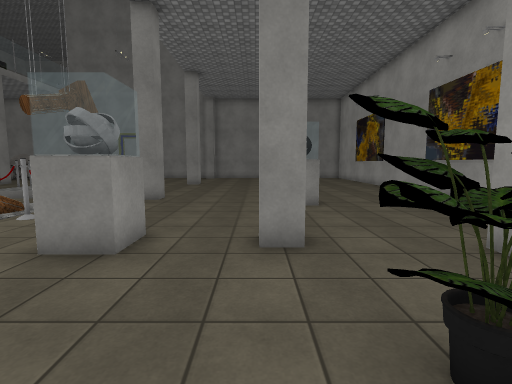
view 1 (above)

23 first-person views from a walk through a Unity game level. The camera is 1.5 m above the floor, tilts 6° down and sees 85° across. The floor is counted in squares, 1 m on a side. Each view is taken from the middle of a square. On the plan, view 1 faces up. The plan holds only what a view shows up to about 14 squares ahead; the rest is blank. The place goes on beyond the plan. The player character is not drawn. Some surface patterns are stand-ins.

view 2
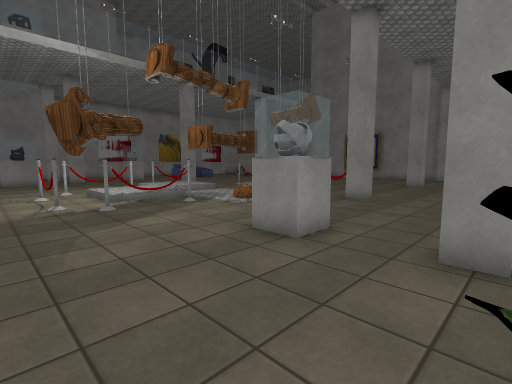

view 3
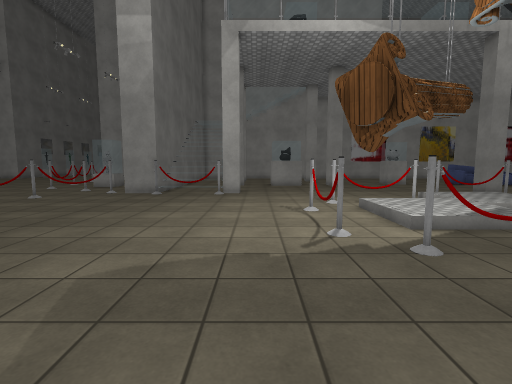

view 4
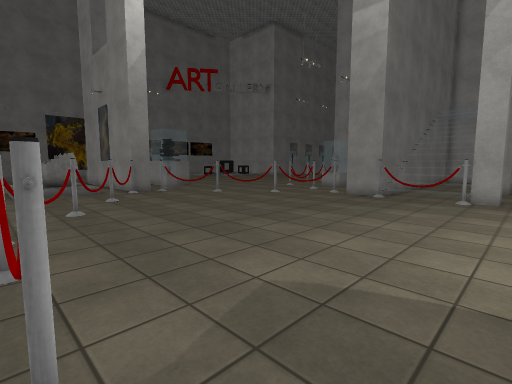

view 5
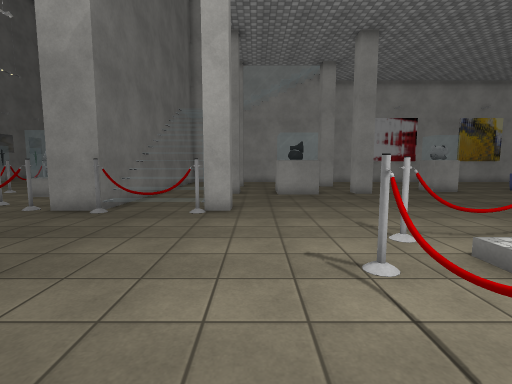

view 6
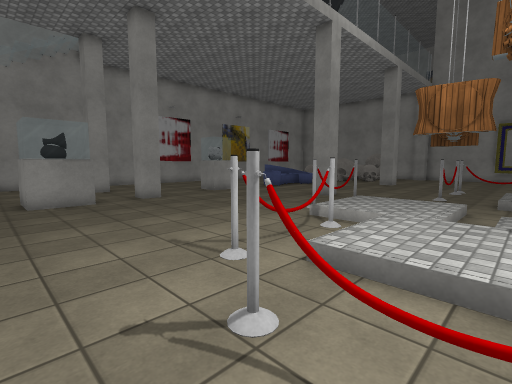

view 7
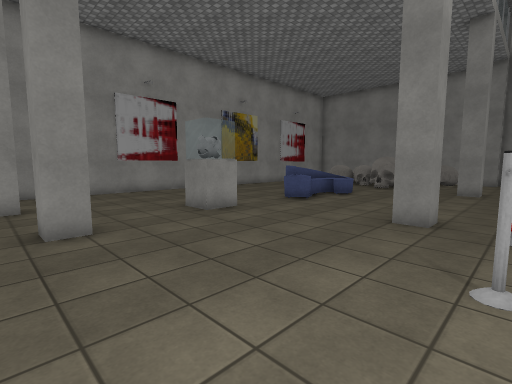

view 8
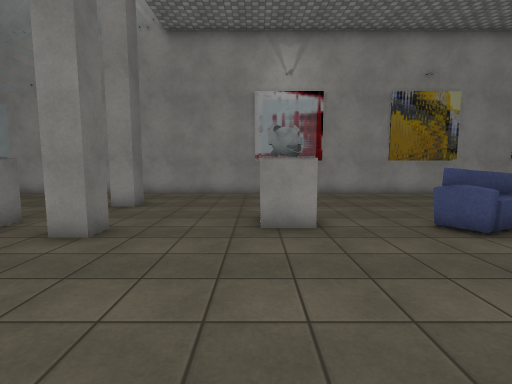

view 9
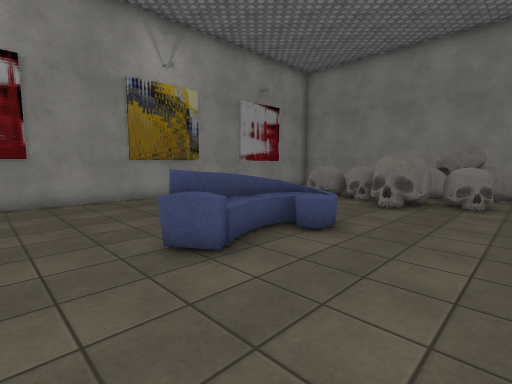

view 10
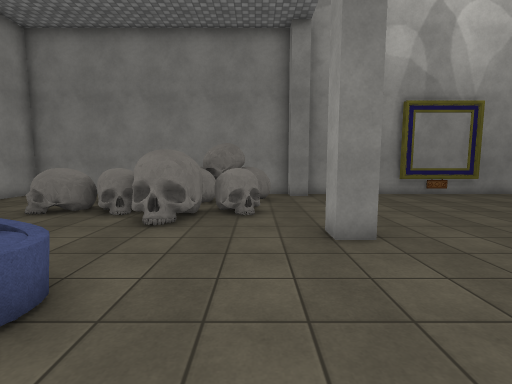

view 11
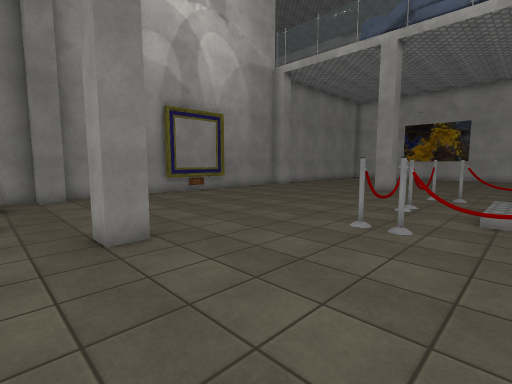

view 12
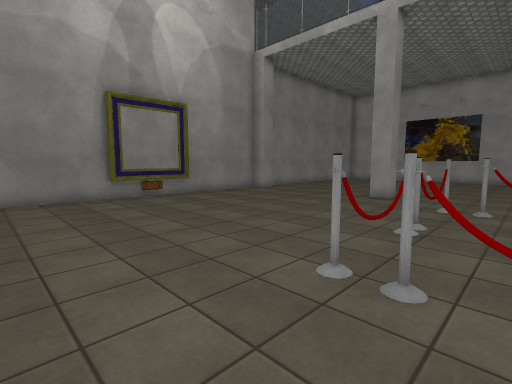

view 13
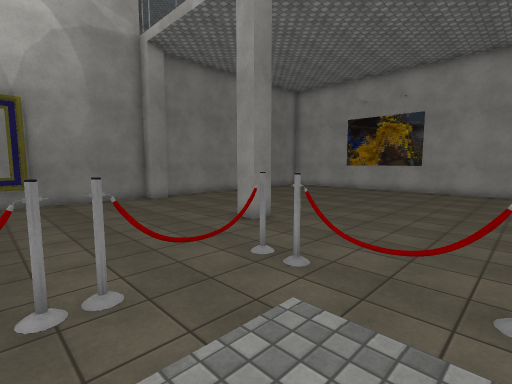

view 14
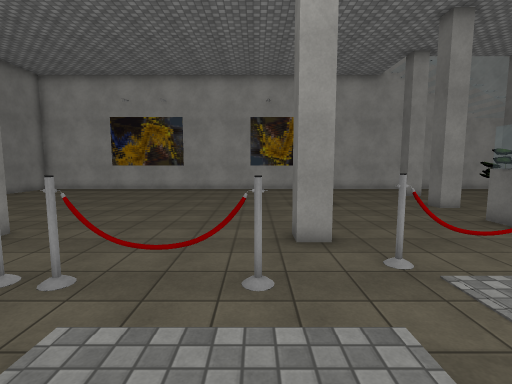

view 15
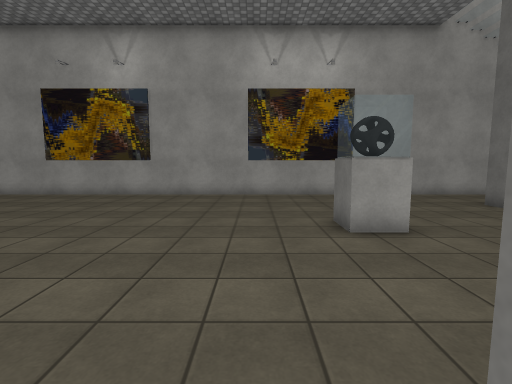

view 16
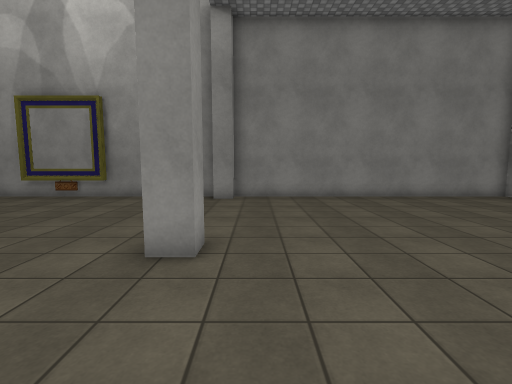

view 17
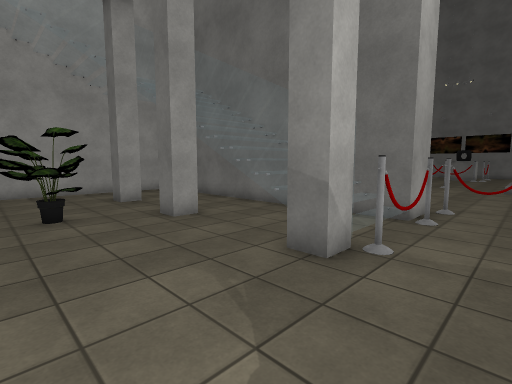

view 18
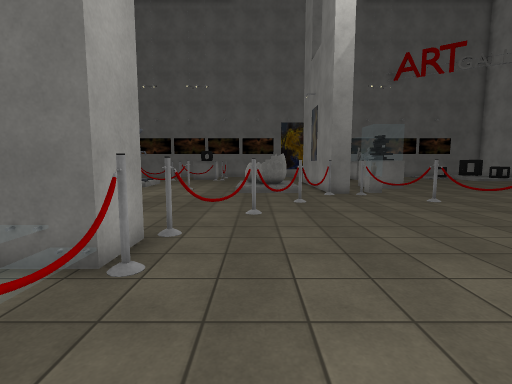

view 19
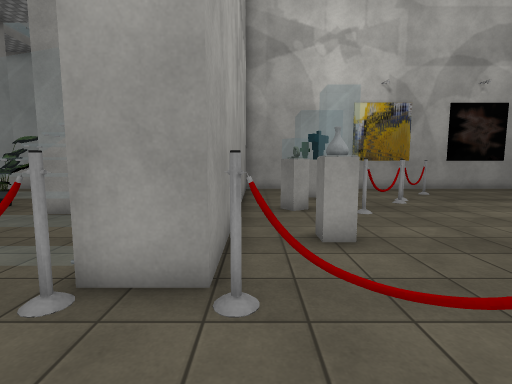

view 20
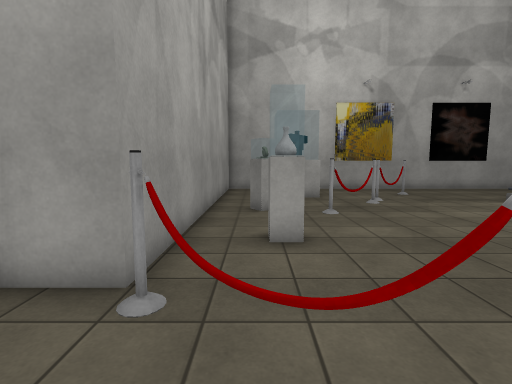

view 21
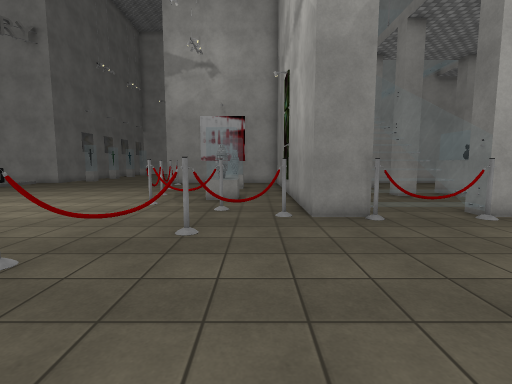

view 22
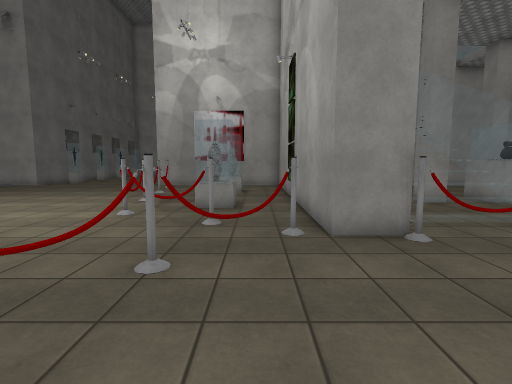

view 23
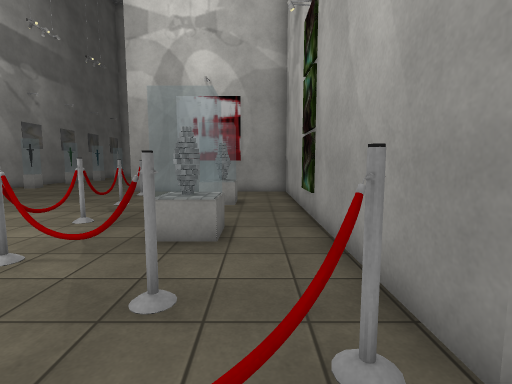

### Floor plan
Key: @ floor where view 1 was taken; # wall or solid block; x gap in a wall; . main floor; : floor 0.25 m higher than the main floor; / step, stairs or slope; = window, fence, low wall or low ledge; ^ raised ledge; G guardrail; P plant; S sofa; K skull; O other object.
Columns run from 31 left of view 1 to 8 right of it. Each row starts with its distance up from view 1.
 28  #####    #########  ###################
 27 #           .#....####....##...........#
 26 #.        KK...........................#
 25  ..     KKKK...........................#
 24   ..   KKK.............................#
 23    ..KKK  KK...........................#
 22     KK.K KKK...........................#
 21 #   ....KK.............................#
 20 #     .......#.............#...........#
 19 #      ................................#
 18 #.      ...............................#
 17 #..    SSS........GGGGGGG..............#
 16 #...   SS........G......G..............#
 15 #..... SS........G..///.G..............#
 14 #......SS........G..   .G..............#
 13 #.......S........G..:  .G..............#
 12 #............#.   ..   ....#...........#
 11 #..............G       .........OO.....#
 10 #......O.......G       ..G......OO.....#
  9 #......O.......G        .G...........  #
  8 #..............G       =.G...........
  7 #...............::    ................
  6 #................G   /G................#
  5 #.......#........G   /G.....O..........#
  4 #.. .............G   /G............#...#
  3 #     .OOO.......G....G.............  .#
  2 #    .. OO........GGGG..........PP.....#
  1   .....OOO.......................P.....#
  0   ..    .......................@.......#
 -1 #..     #....#............##...........#
 -2 #.      ..^==^............G^===......  #
 -3 #       ..^  ^G...........G^  ....
 -4         ..^  ^G...........G^  ......
 -5         ###^^x............x^^ #######
 -6          #####............######
 -7  ######## .. G............G ... ######
 -8   ............G..........G..##..O.....
 -9   ..OO...OO.G.GG........G...O ..O..OO
-10     OO   OO.G..GG.......G......G...OO
-11       .....G....GG.....G........G..O
-12      ...GGGG.....G....G..........G....
-13   OOOOGG..........G..GG...........G ..
-14   .................G#G.............G
-15   ............... =## ::::.... .....G
-16                       OOO

Where each view was taken, in squares from view 1:
view 1: 0 up, 0 right, facing up
view 2: 0 up, 1 right, facing up-left
view 3: 0 up, 4 left, facing left
view 4: 0 up, 5 left, facing down-left
view 5: 0 up, 9 left, facing left
view 6: 0 up, 11 left, facing up-left
view 7: 4 up, 16 left, facing up-left
view 8: 9 up, 17 left, facing left
view 9: 11 up, 19 left, facing up-left
view 10: 14 up, 20 left, facing up
view 11: 14 up, 20 left, facing up-right
view 12: 15 up, 17 left, facing up-right
view 13: 13 up, 11 left, facing up-right
view 14: 13 up, 11 left, facing right
view 15: 13 up, 5 left, facing right
view 16: 15 up, 3 left, facing up
view 17: 3 up, 7 left, facing down-right
view 18: 1 down, 7 left, facing down
view 19: 7 down, 8 left, facing right
view 20: 8 down, 8 left, facing right
view 21: 8 down, 10 left, facing left
view 22: 8 down, 12 left, facing left
view 23: 8 down, 16 left, facing left
